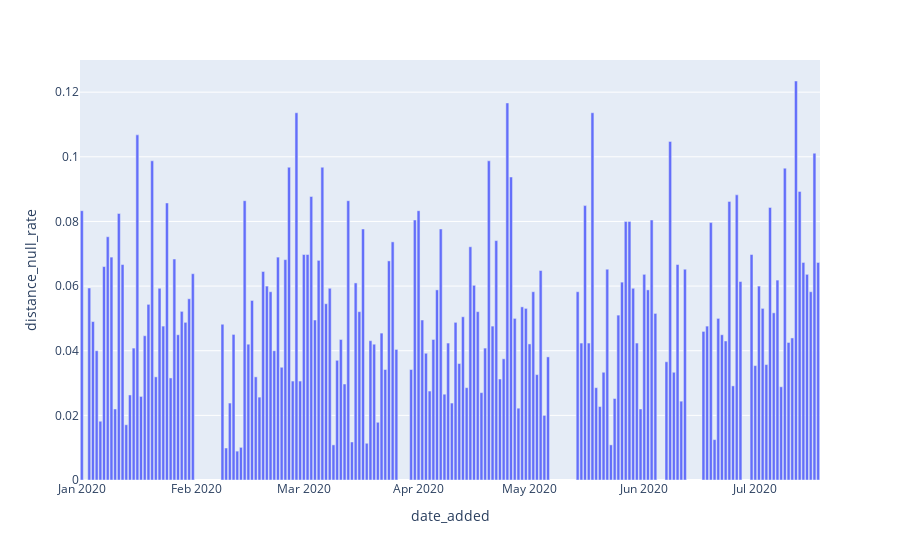

Notebook code cell kept with this figure:
### Code cell
show_query_plot('queries/distribution/null-rates.sql', 'date_added', 'distance_null_rate').show()

### Figure 1 — Plotly figure (JSON) as saved in the notebook; plotly's stock layout.template omitted (floating-point values rounded to 4 significant figures; data arrays with more than 128 entries replaced by an {"elided": "..."} marker saying what was removed)
{"data": [{"alignmentgroup": "True", "hovertemplate": "date_added=%{x}<br>distance_null_rate=%{y}<extra></extra>", "legendgroup": "", "marker": {"color": "#636efa"}, "name": "", "offsetgroup": "", "orientation": "v", "showlegend": false, "textposition": "auto", "type": "bar", "x": {"elided": "175 str values"}, "xaxis": "x", "y": {"elided": "175 float values"}, "yaxis": "y"}], "layout": {"barmode": "relative", "legend": {"tracegroupgap": 0}, "margin": {"t": 60}, "xaxis": {"anchor": "y", "domain": [0, 1], "title": {"text": "date_added"}}, "yaxis": {"anchor": "x", "domain": [0, 1], "title": {"text": "distance_null_rate"}}}}
